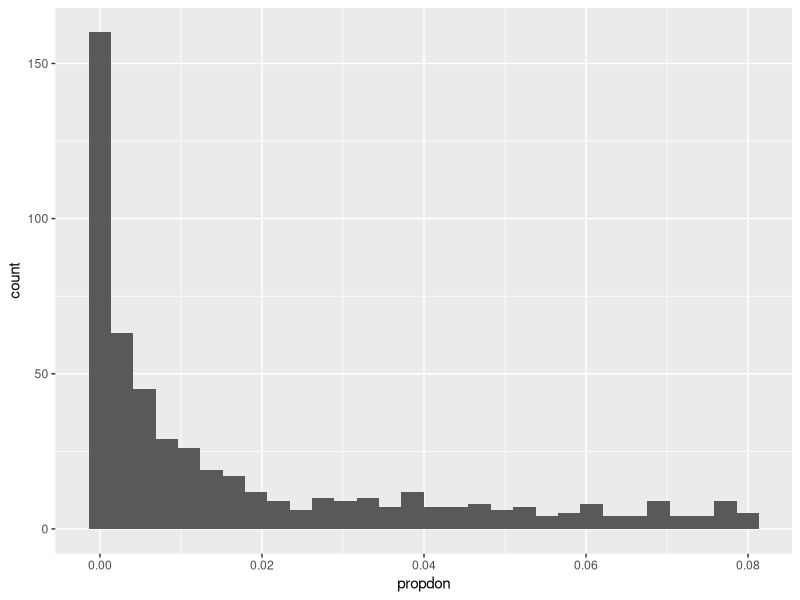

The R script that drew this image: (Note: this script raises an error after producing the figure.)
## ---- chunk 1
library(tidyverse)
library(haven)
library(emmeans)

sesam <- read_dta("data/sesam.dta")
donations <- read_dta("data/donations.dta")
gss91 <- read_dta("data/gss91_extended.dta")
## ---- chunk 2
fit_multi <- lm(postnumb ~ age + prenumb, data = sesam)
summary(fit_multi)

# Adj. R-squared = 0.45
#
# E(postnumb) = 7.42 + 0.12 age + 0.78 prenumb      (SE_age = 0.11, SE_prenumb = 0.06)
#
# Age does not contribute in predicting postnumb (not significant). The
# marginal correlation between age and postnumb is significant, but here
# the effect of age is conditional on that of prenumb: once you control
# for prenumb, age does not matter.
# If pretest score goes up by 1, posttest score significantly goes up by
# 0.78, irrespective of age.
# People aged 0 with a pretest score of 0 have a posttest score of 7.42;
# interpreting the constant is not meaningful here.
# The F-test p-value is 0.000, so not all coefficients are 0 (R-squared
# is significant). 45% of the variation in the post-test is explained by
# the pre-test and age.
## ---- chunk 3
fit_age_only <- lm(postnumb ~ age, data = sesam)
summary(fit_age_only)

# In the simple regression, age is significantly related to postnumb.
# This is because age is correlated with prenumb; once prenumb is added
# to the model, the (partial) effect of age drops out. A predictor can be
# marginally related to Y through its association with other predictors,
# without having an independent (partial) effect once those predictors
# are controlled for.
## ---- chunk 4
sesam |>
  summarise(r_age_prenumb = cor(age, prenumb, use = "complete.obs"))
# older children score higher on the pre-test, which is why age looks
# informative until the pre-test is in the model
## ---- chunk 5
fit_prenumb_only <- lm(postnumb ~ prenumb, data = sesam)
summary(fit_prenumb_only)

# Very little has changed compared to the model with both predictors:
# the coefficient for prenumb and R-squared are almost the same with or
# without age in the model. This confirms that age adds essentially
# nothing once prenumb is controlled for.
## ---- chunk 6
anova(fit_prenumb_only, fit_multi)
# comparing nested models: a non-significant F confirms that age adds
# nothing beyond prenumb
## ---- chunk 7
table(donations$religion, useNA = "ifany")
# check the codes before excluding the miscellaneous category
## ---- chunk 8
donations <- donations |>
  filter(religion != 6) |>
  mutate(religion = factor(religion))

levels(donations$religion)
# the first level becomes the reference category
## ---- chunk 9
fit_rel <- lm(donation ~ religion + inc, data = donations)
summary(fit_rel)

# There are differences in the average donations of the various religious
# groups. The null hypothesis that R-squared = 0 (p-value of the F-test)
# is rejected. From the coefficients we learn that there are significant
# differences in average donations between catholics and the reference
# category (none), between reformed and none, and between rereformed and
# none. There is no evidence of a difference in average donation between
# islam and none.
## ---- chunk 10
anova(fit_rel)
# the F-test for religion tests all its dummy variables simultaneously
## ---- chunk 11
emmeans(fit_rel, pairwise ~ religion)

# Pairwise comparisons show whether specific pairs of categories differ
# significantly, not just each category versus the reference category.
# Alternatively, releveling the factor to "reformed" as reference and
# refitting the model gives the same information for that specific
# comparison:

donations <- donations |>
  mutate(religion = relevel(religion, ref = "3"))

fit_rel_releveled <- lm(donation ~ religion + inc, data = donations)
summary(fit_rel_releveled)

# reset back to the original reference category for later use
donations <- donations |>
  mutate(religion = relevel(religion, ref = "1"))
## ---- chunk 12
donations <- donations |>
  mutate(propdon = ((donation * 1000) / 12) / (inc * 1000))

donations |>
  summarise(
    mean_propdon = mean(propdon, na.rm = TRUE),
    sd_propdon = sd(propdon, na.rm = TRUE)
  )

# Yearly donations have been recorded in thousands, hence
# the *1000 conversion. The mean propdon = 0.0177, and the sd = 0.02235.
# The mean proportion of monthly income donated is about 0.02. The sd is
# relatively large compared to the mean.
## ---- chunk 13
donations |>
  mutate(propdon_short = donation / (12 * inc)) |>
  summarise(max_difference = max(abs(propdon_short - propdon), na.rm = TRUE))
# the difference should be zero
## ---- chunk 14
ggplot(donations, aes(x = propdon)) +
  geom_histogram(bins = 30)
# most people donate a small proportion, a few donate a great deal more
## ---- chunk 15
donations <- donations |>
  filter(religion != 6)

nrow(donations)
## ---- chunk 16
fit_propdon <- lm(propdon ~ religion, data = donations)
summary(fit_propdon)

emmeans(fit_propdon, pairwise ~ religion)

# No significant differences are found between islam and none, and
# between catholics and reformed (the confidence interval for these
# pairwise differences includes 0).
## ---- chunk 17
fit_percdon_inc <- lm(percdon ~ inc, data = donations)
summary(fit_percdon_inc)

fit_percdon_full <- lm(percdon ~ inc + religion, data = donations)
summary(fit_percdon_full)

# There is evidence that donations increase with income, even controlling
# for religion (b = 0.424, t = 5.49, p < 0.001). For each unit (1000)
# increase in monthly income, the percentage of income donated increases
# by about 0.4 percentage points.
## ---- chunk 18
bind_rows(
  tibble(model = "inc only", b_inc = coef(fit_percdon_inc)["inc"],
         adj_r2 = summary(fit_percdon_inc)$adj.r.squared),
  tibble(model = "inc + religion", b_inc = coef(fit_percdon_full)["inc"],
         adj_r2 = summary(fit_percdon_full)$adj.r.squared)
)
# the income effect barely changes when religion is added, so religion does
# not confound the income effect
## ---- chunk 19
fit_male_rel <- lm(percdon ~ male * religion, data = donations)
summary(fit_male_rel)

# There is no evidence that the effect of religion on donations differs
# for men and women (the interaction terms are not significant).
## ---- chunk 20
anova(lm(percdon ~ male + religion, data = donations), fit_male_rel)
# a single F-test for the whole set of interaction terms
## ---- chunk 21
fit_inc_rel <- lm(percdon ~ inc * religion, data = donations)
summary(fit_inc_rel)

# There is no evidence that the effect of income on donations varies
# between the religious denominations (the interaction terms are not
# significant).
## ---- chunk 22
anova(lm(percdon ~ inc + religion, data = donations), fit_inc_rel)
# joint test of the interaction terms
## ---- chunk 23
donations <- donations |>
  mutate(age_lifevent = age * lifevent)

fit_age_life_manual <- lm(percdon ~ age + lifevent + age_lifevent, data = donations)
summary(fit_age_life_manual)

fit_age_life_formula <- lm(percdon ~ age * lifevent, data = donations)
summary(fit_age_life_formula)

# There is no evidence that the effect of having experienced a serious
# health problem on donations is larger for older than for younger
# people (the interaction term is not significant).
## ---- chunk 24
all.equal(coef(fit_age_life_manual), coef(fit_age_life_formula), check.attributes = FALSE)
# the two routes give identical estimates; the formula syntax is just shorter
# and cannot go wrong about which main effects to include
## ---- chunk 25
donations <- donations |>
  mutate(age_inc = age * inc)

fit_age_inc_manual <- lm(percdon ~ age + inc + age_inc, data = donations)
summary(fit_age_inc_manual)

fit_age_inc_formula <- lm(percdon ~ age * inc, data = donations)
summary(fit_age_inc_formula)

# There is no evidence that the effect of monthly income on donations
# varies with age (the interaction term is not significant).
## ---- chunk 26
lm(
  percdon ~ I(age - mean(age, na.rm = TRUE)) * I(inc - mean(inc, na.rm = TRUE)),
  data = donations
) |>
  summary()
# now the main effects refer to a person of average age and average income
# the interaction term itself is unchanged
## ---- chunk 27
donations <- donations |>
  mutate(male_inc = male * inc)

fit_male_inc_manual <- lm(percdon ~ male + inc + male_inc, data = donations)
summary(fit_male_inc_manual)

fit_male_inc_formula <- lm(percdon ~ male * inc, data = donations)
summary(fit_male_inc_formula)

# There is no evidence that the effect of monthly income on donations
# differs for men and women (the interaction term is not significant).
## ---- chunk 28
fit_full_interaction <- lm(percdon ~ male * inc * religion, data = donations)
summary(fit_full_interaction)

# There is no evidence that possible gender differences in the effect of
# monthly income on donations vary with religion (the three-way
# interaction terms are not significant).
## ---- chunk 29
anova(
  lm(percdon ~ (male + inc + religion)^2, data = donations),
  fit_full_interaction
)
# a single test of the three-way interaction terms against the model with
# only two-way interactions
## ---- chunk 30
donations |>
  count(male, religion) |>
  arrange(n) |>
  slice(1:5)
# a three-way interaction subdivides the data very finely
# with small cells, non-significance mainly reflects a lack of power rather
# than evidence that no such interaction exists
## ---- chunk 31
ggplot(gss91, aes(x = educ, y = prestg80)) +
  geom_point()

ggplot(gss91, aes(x = educ, y = prestg80)) +
  geom_point() +
  geom_smooth(method = "lm", formula = y ~ x, se = FALSE, color = "blue") +
  geom_smooth(method = "lm", formula = y ~ poly(x, 2), se = FALSE, color = "red")

# The quadratic (red) line explains more variance than the linear (blue)
# line: R-squared = 0.291 versus 0.27 for the linear fit. Whether this
# difference is significant needs to be tested formally, e.g. through an
# interaction of educ with itself (a squared term) in a regression model.
## ---- chunk 32
ggplot(gss91, aes(x = educ, y = prestg80)) +
  geom_jitter(width = 0.2, alpha = 0.3) +
  geom_smooth(method = "lm", formula = y ~ poly(x, 2), se = FALSE, color = "red")
# jittering and transparency reveal where the data actually are
# note how few observations lie at the low end of educ
## ---- chunk 33
fit_quad <- lm(
  prestg80 ~ educ + I(educ^2) + factor(race) + factor(region) + factor(sex),
  data = gss91
)
summary(fit_quad)

# The educ-squared term is significant (t(1407) = 6.46, p < 0.0001), so
# there is evidence of a quadratic relationship, controlling for race,
# region, and sex.
## ---- chunk 34
fit_linear <- lm(
  prestg80 ~ educ + factor(race) + factor(region) + factor(sex),
  data = gss91
)

anova(fit_linear, fit_quad)
# the same conclusion as a nested model comparison
## ---- chunk 35
b_educ <- coef(fit_quad)["educ"]
b_educ2 <- coef(fit_quad)["I(educ^2)"]

turning_point <- -b_educ / (2 * b_educ2)
turning_point

# -b[educ] / (2 * b[educ2]) = -(-1.081) / (2 * 0.130) = 4.2
#
# Since b[educ2] > 0, the relation is U-shaped, as suggested by the
# scatterplot (though that plot did not include statistical controls).
# We conclude that around 4 years of education corresponds to the lowest
# predicted prestige.

gss91 |>
  summarise(n_at_or_below = sum(educ <= turning_point, na.rm = TRUE))

# Only a small number of subjects have educ values at or below the
# turning point (about 12 out of roughly 1500). It is highly unlikely
# that prestige is actually higher with 1 or 2 years of education than
# with 4 years; the model most plausibly applies for 4 and more years of
# education. We therefore abstain from interpreting the turning point
# itself, and conclude instead that, over the range where most of the
# data lie, prestige increases in education at an increasing rate.
## ---- chunk 36
gss91 |>
  summarise(
    n = n(),
    at_or_below = sum(educ <= turning_point, na.rm = TRUE),
    percent = 100 * mean(educ <= turning_point, na.rm = TRUE)
  )
# the proportion of the sample on the descending part of the curve
## ---- chunk 37
ggplot(gss91, aes(x = educ)) +
  geom_histogram(binwidth = 1) +
  geom_vline(xintercept = turning_point, linetype = "dashed")
# the dashed line marks the turning point
# almost the entire distribution lies to the right of it
